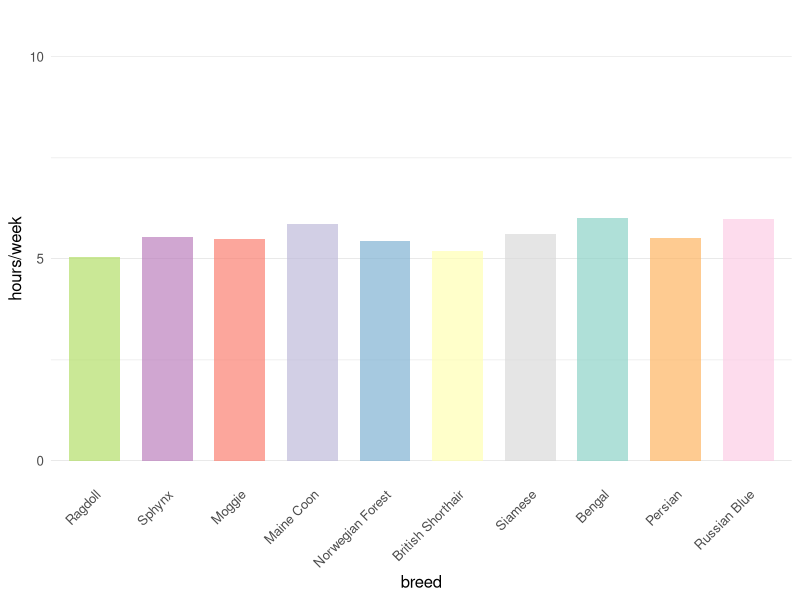
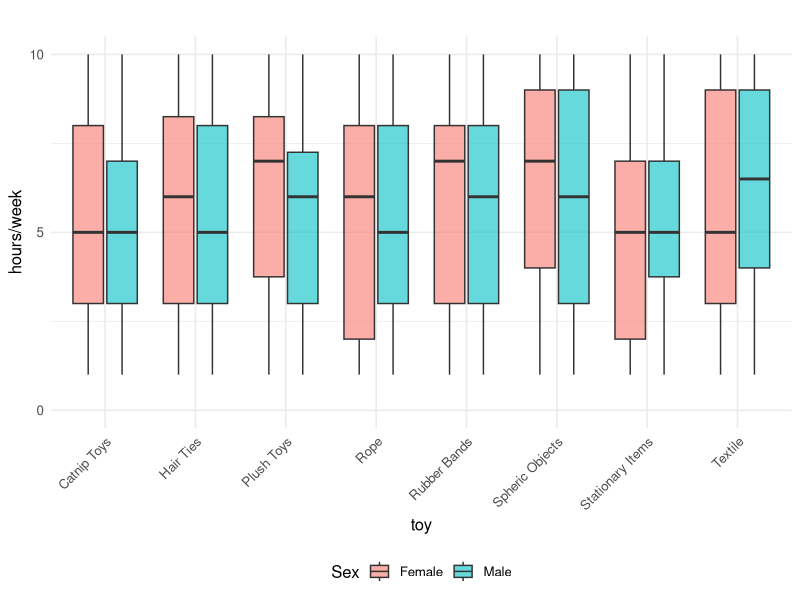

Write R code to recreate these figures, in order.
## ---- chunk 1
#| echo: false
# Load the data
  catfetching <- read.csv("data/cat-fetching.csv")
# Load library
  library(ggplot2)
## ---- chunk 2
#| echo: false
#| warning: false
#| fig.cap: "Fetching average time per breed."
# Bar chart for Fetching average time per Breed
# Code for bar chart
  ggplot(catfetching, aes(x = reorder(breed, -average_hours_per_week), y = average_hours_per_week, fill = breed)) + stat_summary(fun = "mean", geom = "bar", position = "dodge", width = 0.7, alpha = 0.7) + labs(title = "",
       x = "breed", 
       y = "hours/week",
       fill = "Breed") +
  scale_fill_brewer(palette = "Set3") +  # Choosing colors
  scale_y_continuous(limits = c(0, 10), breaks = seq(0, 10, by = 5)) +  # Set y-axis
  theme_minimal(base_size = 12) +
  theme(axis.text.x = element_text(angle = 45, hjust = 1),  # Rotate x-axis labels
       legend.position = "none",  # Hide the legend
       panel.grid.major.x = element_blank(),  # Remove vertical grid lines
       panel.grid.minor.x = element_blank(),  # Remove vertical grid lines
       panel.grid.major.y = element_line(color = "gray", linewidth = 0.1))  # Keep major horizontal grid lines only
## ---- chunk 3
#| echo: false
#| warning: false
#| fig.cap: "Average time spent per week by preferred toy and sex."

# Boxplot comparing average time spent per week by preferred toy and sex
ggplot(catfetching, aes(x = preferred_toy, y = average_hours_per_week, fill = sex)) +
  geom_boxplot(alpha = 0.6) +  labs(title = "", 
       x = "toy", 
       y = "hours/week", 
       fill = "Sex") +
  scale_y_continuous(limits = c(0, 10), breaks = seq(0, 10, by = 5)) +  # Set y-axis
  theme_minimal(base_size = 12) +
  theme(axis.text.x = element_text(angle = 45, hjust = 1),  # Rotate x-axis labels
        legend.position = "bottom")  # Move legend to the bottom
